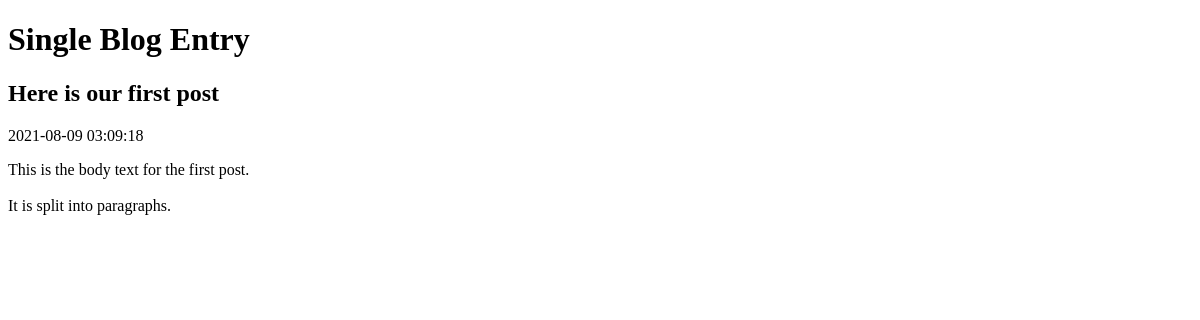
/back_files/view-post-1.php, run on an earlier commit of the app's database.
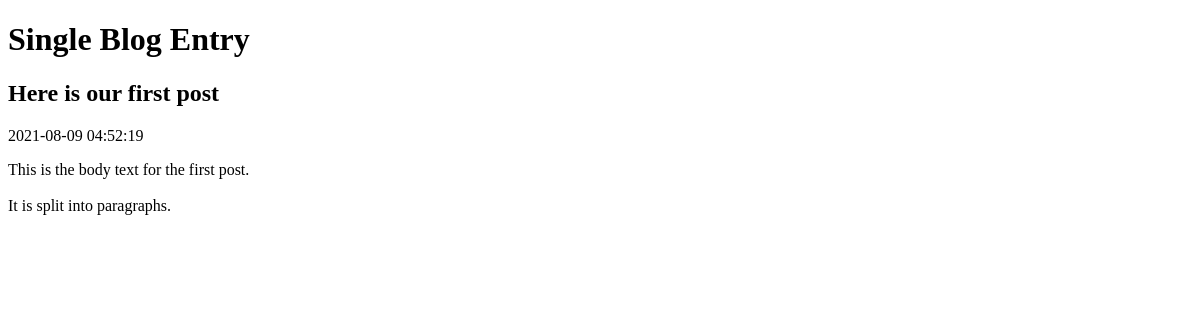
And on a later commit of the database.
### tables this page shows
CREATE TABLE post(
    id integer primary key autoincrement not null,
    title text not null,
    body text not null,
    user_id integer not null,
    created_at date not null,
    updated_at date,
    foreign key (user_id) references user(id)
);

### back_files/view-post-1.php (the view, shortened to what this page needs)
<?php
$root = realpath(__DIR__);
$database = $root . '/data/data.sqlite' ;
$dsn = 'sqlite:' . $database;
$pdo = new PDO($dsn);
$stmt = $pdo -> prepare(
    'select title, created_at , body
    from post
    where id=:id'
);
$result = $stmt-> execute(
    array('id' => 1, )
);
$row = $stmt-> fetch(PDO::FETCH_ASSOC);
?>
<!doctype html>
<html lang="en">
<head>
</head>
<body>
    <h1> Single Blog Entry </h1>
    <h2>
        <?php echo htmlspecialchars($row['title'],ENT_HTML5, 'UTF-8') ?>
      </h2>
      <div>
        <?php echo $row['created_at'] ?>
      </div>
      <p>
        <?php echo nl2br( htmlspecialchars($row['body'], ENT_HTML5, 'UTF-8') )?>
      </p>
</body>
</html>

What changed in the data, as far as the page shows it:
changed post "Here is our first post": created_at "2021-08-09 03:09:18" → "2021-08-09 04:52:19"
